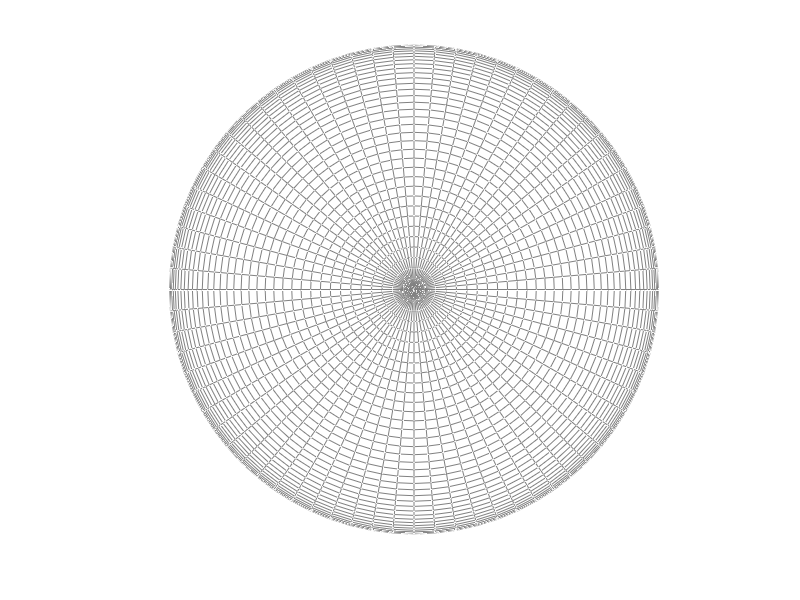

This chart was generated by the following MATLAB code: (Note: this script raises an error after producing the figure.)
R=1;
B0=-1;  %木星与地磁场相反  设为负值
lat1=58;
lat2=50;
theta1=-20;

%% 3D
space_color = 'black';
npanels = 72;   
alpha   = 1; 
image_file = 'j.jpg';
erad = R; 
prad = R; 
figure('Color', space_color);
hold on;
set(gca, 'NextPlot','add', 'Visible','off');
axis equal;
axis auto;
axis vis3d;
[x, y, z] = ellipsoid(0, 0, 0, erad, erad, prad, npanels);
globe = surf(x, y, -z, 'FaceColor', 'none', 'EdgeColor', 0.5*[1 1 1]);
cdata = imread(image_file);
set(globe, 'FaceColor', 'texturemap', 'CData', cdata, 'FaceAlpha', alpha, 'EdgeColor', 'none');
m = 12;
n = 30;
view(m,n);
hold on;




axis equal
% rectangle('Position', [0-R,0-R,2*R,2*R], 'Curvature', [1 1],'EdgeColor', '#D95319','FaceColor','#D95319','linewidth',2);
set(gca,'Xlim',[-R*5 R*5]);
set(gca,'Ylim',[-R*5    R*5]);

hold on
lat=lat1;
p0=[R*cos(lat*pi/180) 0 R*sin(lat*pi/180)];
p1=p0;

for i=1:150
    B=mag_field(p1,R,B0);
    vec=0.1*R*B/norm(B);
    p2=p1+vec;
%     line([p1(1),p2(1)],[p1(2),p2(2)],[p1(3),p2(3)]);
    if norm(p1)>=0.999*R
        line([p1(1),p2(1)],[p1(2),p2(2)],[p1(3),p2(3)],'Color','#4DBEEE','linestyle','--');
    else
        break
    end
    hold on
    p1=p2;
end




hold on
lat=lat2;
p0=[R*cos(lat*pi/180) 0 R*sin(lat*pi/180)];
p1=p0;
for i=1:150
    B=mag_field(p1,R,B0);
    vec=0.1*R*B/norm(B);
    p2=p1+vec;
%     line([p1(1),p2(1)],[p1(2),p2(2)],[p1(3),p2(3)]);
    if norm(p1)>=0.999*R
        line([p1(1),p2(1)],[p1(2),p2(2)],[p1(3),p2(3)],'Color','#4DBEEE','linestyle','--');
    else
        break
    end
    hold on
    p1=p2;
end

hold on
xlabel('x');
ylabel('y');
zlabel('z');



q=1.6e-19;
m=1.6725e-27;

q=1;
m=1;

V0=0.8e-2;
sita=theta1*pi/180;
Vy=V0*sin(sita);
Vz=V0*cos(sita);
Vx=0;
c=[3.1*R,0,0,Vx,Vy,Vz];%给定初始量
[t,y]=ode45('cjxxfun',100*[0:1e-2:195],c,[],q,m,R,B0);%解微分方程组
% plot3(y(:,1),y(:,2),y(:,3),'linewidth',2);%绘制三维粒子运动轨迹



%% 保存为序列帧

% p_past=[y(1,1),y(1,2),y(1,3)];
% for i=1:length(y(:,1))
% hh=plot3(y(i,1),y(i,2),y(i,3),'o-','MarkerFaceColor','#A2142F','color','#A2142F');
% % xlabel('X');
% % ylabel('Y');
% % zlabel('Z');
% hold on
% line([p_past(1),y(i,1)],[p_past(2),y(i,2)],[p_past(3),y(i,3)],'color','#D95319');
% hold on
% % pause(0.01)
% %隔100张保存一次
% if mod((i-1),100) == 0
%     c_eval('saveas(gcf,''.\di?'',''png'');',( (i-1)-mod((i-1),200) )/200);
% end
% 
% delete(hh)
% p_past=[y(i,1),y(i,2),y(i,3)];
% 
% 
% 
% end



%% 仅仅看一下轨迹
plot3(y(:,1),y(:,2),y(:,3),'linewidth',2,'color','#D95319');%绘制三维粒子运动轨迹
% % comet3(y(:,1),y(:,2),y(:,3),0.5);